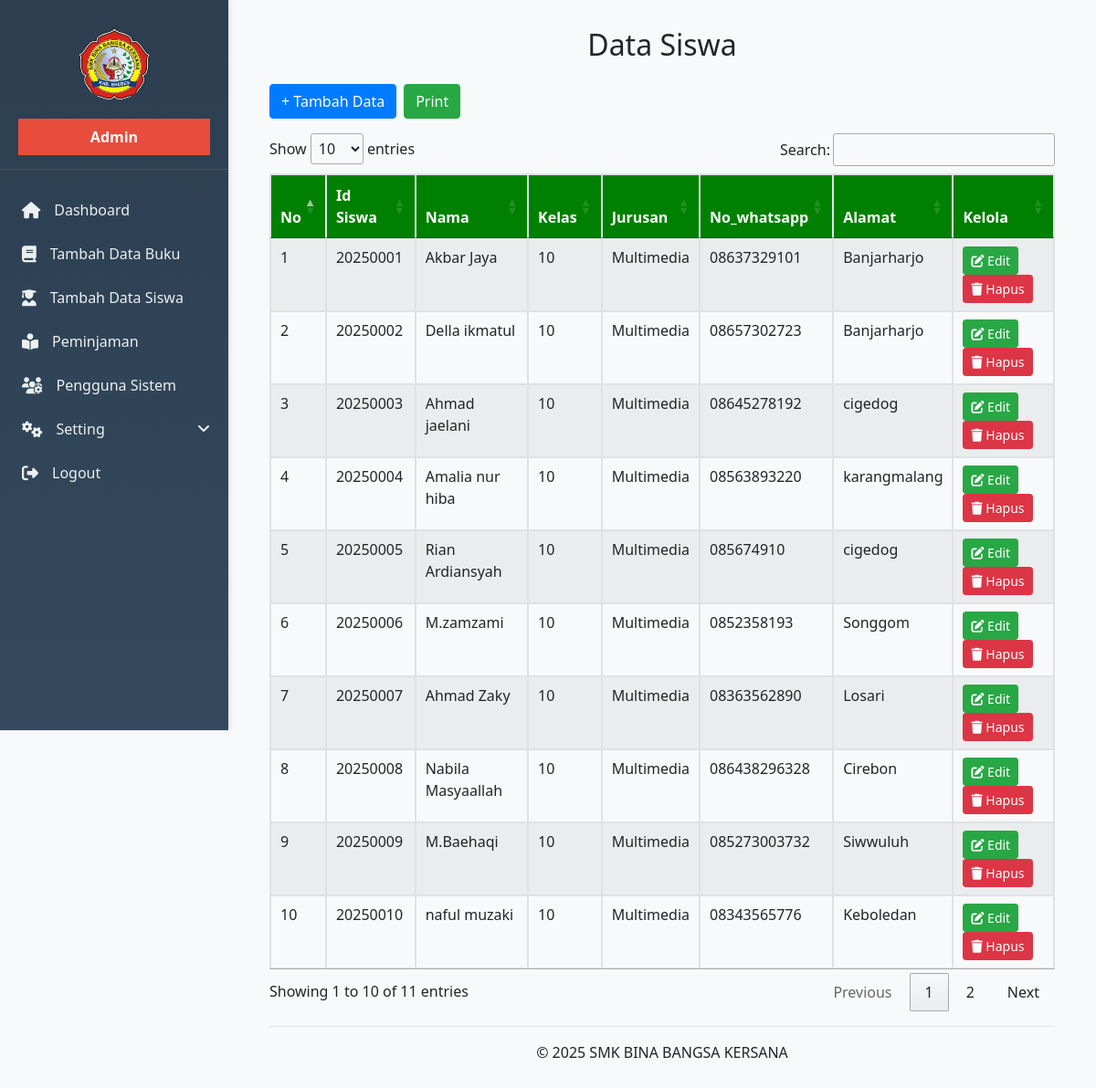
/siswa.php (signed in), run on the app's committed database.
### tables this page shows
CREATE TABLE `siswa` (
  `id_siswa` int(11) NOT NULL,
  `nama` varchar(100) DEFAULT NULL,
  `kelas` varchar(10) DEFAULT NULL,
  `jurusan` varchar(100) DEFAULT NULL,
  `no_whatsapp` varchar(20) DEFAULT NULL,
  `alamat` text DEFAULT NULL
);

### siswa.php (the view, shortened to what this page needs)
<?php
include 'koneksi.php';
include 'sidebar.php';
?>
<!DOCTYPE html>
<html lang="id">
<head>
  <link rel="stylesheet" href="https://maxcdn.bootstrapcdn.com/bootstrap/4.5.2/css/bootstrap.min.css" />
  <link rel="stylesheet" href="https://cdn.datatables.net/1.11.5/css/jquery.dataTables.min.css" />
</head>
<body>
<div class="main-content">
  <div class="container">
    <h2 class="text-center mb-4">Data Siswa</h2>
    <div class="d-flex mb-3">
      <a href="data_siswa.php" class="btn btn-primary mr-2">+ Tambah Data</a>
      <button onclick="window.print()" class="btn btn-success">Print</button>
    </div>
    <table id="dataSiswa" class="table table-striped table-bordered">
      <thead>
        <tr>
          <th>No</th>
          <th>Id Siswa</th>
          <th>Nama</th>
          <th>Kelas</th>
          <th>Jurusan</th>
          <th>No_whatsapp</th>
          <th>Alamat</th>
          <th>Kelola</th>
        </tr>
      </thead>
      <tbody>
        <?php
        $query = "SELECT * FROM siswa";
        $result = mysqli_query($koneksi, $query);
        $no = 1;
        while($row = mysqli_fetch_assoc($result)) {
            echo "<tr>
                    <td>{$no}</td>
                    <td>{$row['id_siswa']}</td>
                    <td>{$row['nama']}</td>
                    <td>{$row['kelas']}</td>
                    <td>{$row['jurusan']}</td>
                    <td>{$row['no_whatsapp']}</td>
                    <td>{$row['alamat']}</td>
                    <td>
                      <a href='edit_siswa.php?id_siswa={$row['id_siswa']}' class='btn btn-success btn-sm'>
                        <i class='fas fa-edit'></i> Edit
                      </a>
                      <a href='hapus_siswa.php?id={$row['id_siswa']}' class='btn btn-danger btn-sm' onclick='return confirm(\"Apakah Anda yakin ingin menghapus siswa ini?\")'>
                        <i class='fas fa-trash'></i> Hapus
                      </a>
                    </td>
                  </tr>";
            $no++;
        }
        ?>
      </tbody>
    </table>
    <hr />
    <div class="text-center">
      <p class="mb-0">&copy; 2025 SMK BINA BANGSA KERSANA</p>
    </div>
  </div>
</div>
</body>
</html>

### sidebar.php (style rules this page uses)
* { margin: 0; padding: 0; box-sizing: border-box; font-family: 'Segoe UI', Tahoma, Geneva, Verdana, sans-serif; }
body { display: flex; min-height: 100vh; background-color: #f0f2f5; }

### siswa.php (style rules this page uses)
body { background-color: #f8f9fa; margin: 0; padding: 0; }
.main-content { margin-left: 250px; padding: 30px; min-height: 100vh; overflow-x: auto; }
.table thead { background-color: green; color: white; }

### data on the page
siswa: id_siswa "20250001", nama "Akbar Jaya", kelas "10", jurusan "Multimedia", no_whatsapp "08637329101", alamat "Banjarharjo"
siswa: id_siswa "20250002", nama "Della ikmatul", kelas "10", jurusan "Multimedia", no_whatsapp "08657302723", alamat "Banjarharjo"
siswa: id_siswa "20250003", nama "Ahmad jaelani", kelas "10", jurusan "Multimedia", no_whatsapp "08645278192", alamat "cigedog"
siswa: id_siswa "20250004", nama "Amalia nur hiba", kelas "10", jurusan "Multimedia", no_whatsapp "08563893220", alamat "karangmalang"
siswa: id_siswa "20250005", nama "Rian Ardiansyah", kelas "10", jurusan "Multimedia", no_whatsapp "085674910", alamat "cigedog"
siswa: id_siswa "20250006", nama "M.zamzami", kelas "10", jurusan "Multimedia", no_whatsapp "0852358193", alamat "Songgom"
siswa: id_siswa "20250007", nama "Ahmad Zaky", kelas "10", jurusan "Multimedia", no_whatsapp "08363562890", alamat "Losari"
siswa: id_siswa "20250008", nama "Nabila Masyaallah", kelas "10", jurusan "Multimedia", no_whatsapp "086438296328", alamat "Cirebon"
siswa: id_siswa "20250009", nama "M.Baehaqi", kelas "10", jurusan "Multimedia", no_whatsapp "085273003732", alamat "Siwwuluh"
siswa: id_siswa "20250010", nama "naful muzaki", kelas "10", jurusan "Multimedia", no_whatsapp "08343565776", alamat "Keboledan"
